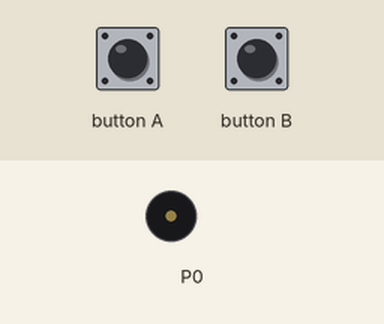
Recording of a program running on a simulated BBC micro:bit running MicroPython. Shown: buzzer (waves = sounding). The inputs (shaded band) are chosen by the test bench.

Above: at 1.2 s.
1.3 s: button B pressed for 0.15 s
At 3.5 s:
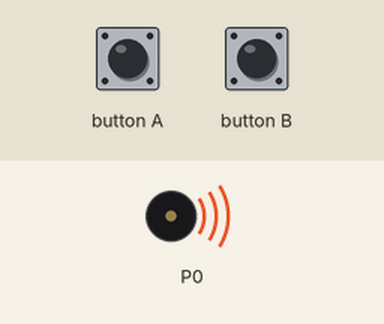
Timing chart, 0 to 10.3 s (numbered marks = the images above; inputs shaded):
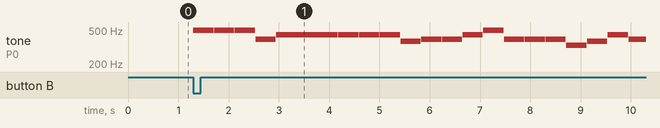

The program:

kitronic_06.py
```python
import music

from microbit import *

BUTTON_A = "A"
BUTTON_B = "B"


class Main:
    def __init__(self):
        self._debounce = {BUTTON_A: False, BUTTON_B: False}
        self._buttons = {BUTTON_A: button_a, BUTTON_B: button_b}
        music.set_tempo(ticks=4, bpm=145)

    def main(self):
        while True:
            self._forever()

    def _forever(self):
        if self._rising_edge(BUTTON_A):
            music.pitch(400, 500)
        elif self._rising_edge(BUTTON_B):
            music.play(
                [
                    "b",
                    "b",
                    "b",
                    "g",
                    "a:12",
                    "a:4",
                    "a",
                    "a",
                    "f#",
                    "g",
                    "g",
                    "a",
                    "b",
                    "g",
                    "g",
                    "g",
                    "e",
                    "f#",
                    "a",
                    "g",
                    "f#",
                    "b",
                    "g",
                    "f#",
                    "e",
                    "f#:8",
                    "d:8",
                    "e:12",
                ]
            )

    def _rising_edge(self, button: str):
        real_button = self._buttons[button]
        if real_button.is_pressed() and not self._debounce[button]:
            self._debounce[button] = True
            return True
        elif not real_button.is_pressed():
            self._debounce[button] = False
        return False


if __name__ == "__main__":
    Main().main()
```

Measured:
- after the input at 1.3 s, tone on P0: plays 494 Hz for 0.40 s, 494 Hz for 0.40 s, 494 Hz for 0.40 s, 392 Hz for 0.40 s, 440 Hz for 1.2 s, 440 Hz for 0.40 s … (20 notes in this stretch), starting at once
